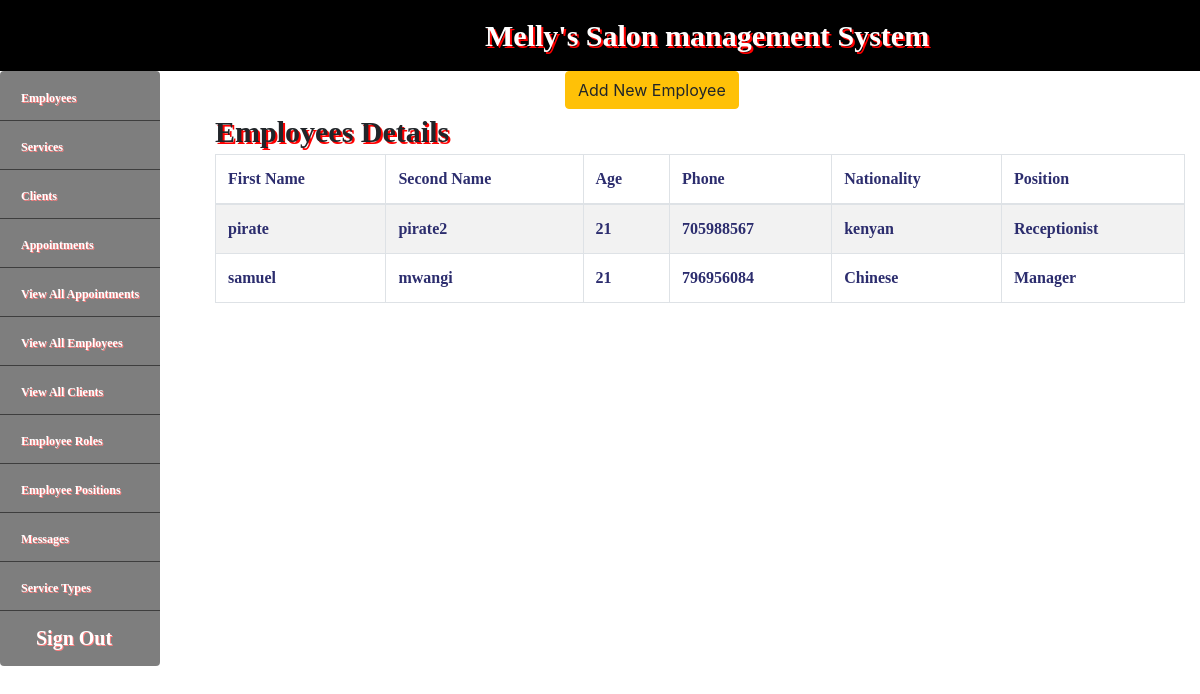
/Admin/employees.php (signed in), run on the app's committed database.
### tables this page shows
CREATE TABLE `users` (
  `id` int(8) NOT NULL,
  `fname` varchar(100) NOT NULL,
  `sname` varchar(100) NOT NULL,
  `username` varchar(15) NOT NULL,
  `email` varchar(50) NOT NULL,
  `password` varchar(1000) NOT NULL,
  `c_id` int(8) NOT NULL,
  `c_tel` int(10) NOT NULL,
  `age` int(3) NOT NULL,
  `nationality` varchar(100) NOT NULL,
  `position` varchar(100) NOT NULL,
  `boss` varchar(50) NOT NULL,
  `pay` int(11) NOT NULL,
  `status` int(11) NOT NULL DEFAULT '1',
  `type` varchar(100) NOT NULL DEFAULT 'Customer',
  `time` timestamp NOT NULL DEFAULT CURRENT_TIMESTAMP
);

### Admin/employees.php (the view, shortened to what this page needs)
<?php
include('config.php');
if(isset($_SESSION['user'])){
?>
  <!DOCTYPE html>
  <html lang="en" dir="ltr">
  <head>
    <link rel="stylesheet" href="../Assets/css/bootstrap.min.css">
    <link rel="stylesheet" href="../Assets/css/custom.css">
  </head>
    <body>
      <div class="row">
      <nav class="navbar container-fluid">
      <div class="navbar-brand"id="header"><a href="dashboard.php" style="color:white;text-decoration:none;">Melly's Salon management System</a>
      </div>
      </div>
      <div class="container-fluid">
      <div class="row">
        <div class="col-lg-2 col-md-2 col-sm-2" style="margin-left:0px;">
        <?php include('sidebar.php'); ?>
        </div>
        <div class="col-lg-10 col-md-10 col-sm-10">
            <a href="add.php" class="btn btn-warning" style="margin-left:350px;">Add New Employee</a><br>
          <span id="header">Employees Details</span>
          <table class="table table-bordered table-striped"style="color:#2C2D6E;font-family:cursive;font-weight:bold;">
            <thead>
              <tr>
                <td>First Name</td>
                <td>Second Name</td>
                <td>Age</td>
                <td>Phone</td>
                <td>Nationality</td>
                <td>Position</td>
              </tr>
            </thead>
            <tbody>
              <?php
              $c="SELECT * FROM users where type='Employee'";
              $qr=mysqli_query($conn,$c);
              while($ro=mysqli_fetch_array($qr)){
                $fn=$ro['fname'];
                $sn=$ro['sname'];
                ?>
              <tr>
                <td><?php echo $fn;?></td>
                <td><?php echo $sn;?></td>
                <td><?php echo $ro['age'];?></td>
                <td><?php echo $ro['c_tel'];?></td>
                <td><?php echo $ro['nationality'];?></td>
                <td><?php echo $ro['position'];?></td>
              </tr>
            <?php } ?>
            </tbody>
          </table>
        </div>
    </div>
    </body>
  </html>
<?php } else{
  header("Location: ../Admin");
}?>

### Assets/css/custom.css (style rules this page uses)
.navbar-brand a { text-align: center; }

### Admin/employees.php (style rules this page uses)
#header { font-family:cursive; font-size:30px; font-weight:bold; text-shadow:2px 2px red; }
.navbar { background-color:black; color:white; padding-left: 500px; }

### data on the page
users: fname "pirate", sname "pirate2", age "21", c_tel "705988567", nationality "kenyan", position "Receptionist"
users: fname "samuel", sname "mwangi", age "21", c_tel "796956084", nationality "Chinese", position "Manager"
